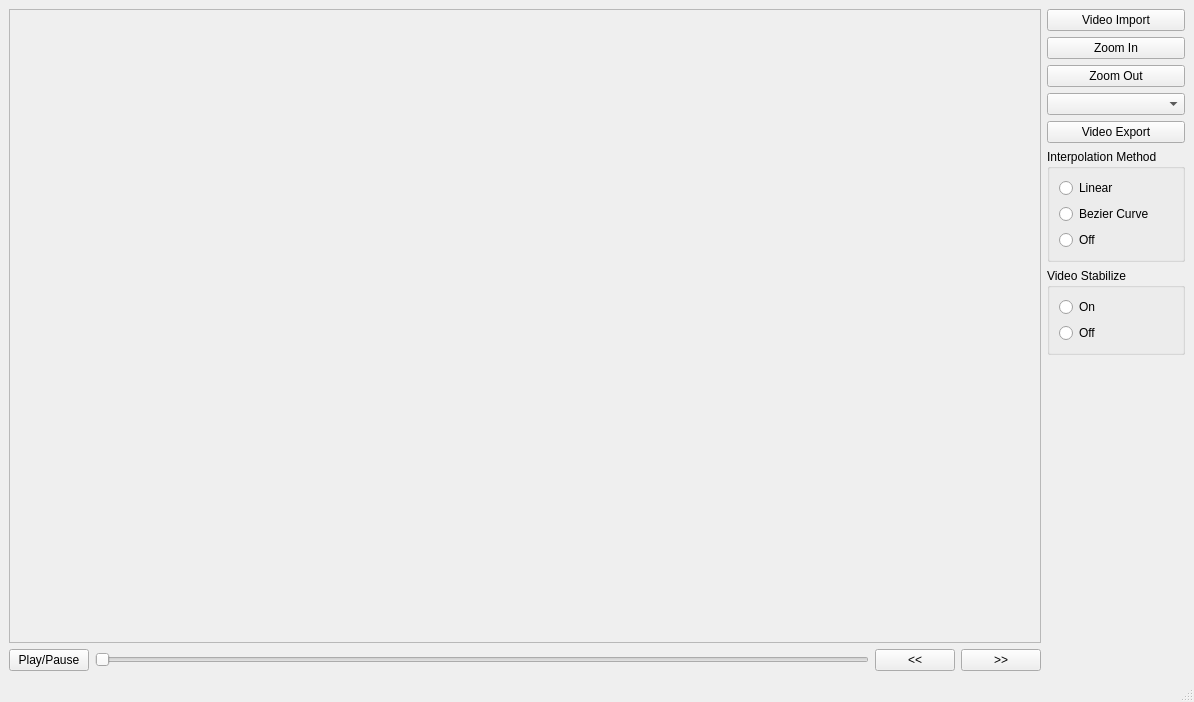
<?xml version="1.0" encoding="UTF-8"?>
<ui version="4.0">
 <class>MainWindow</class>
 <widget class="QMainWindow" name="MainWindow">
  <property name="geometry">
   <rect>
    <x>0</x>
    <y>0</y>
    <width>1194</width>
    <height>702</height>
   </rect>
  </property>
  <property name="windowTitle">
   <string>MainWindow</string>
  </property>
  <widget class="QWidget" name="centralwidget">
   <layout class="QGridLayout" name="gridLayout_2">
    <item row="0" column="0">
     <layout class="QGridLayout" name="gridLayout">
      <item row="0" column="0">
       <widget class="QScrollArea" name="scrollArea">
        <property name="widgetResizable">
         <bool>true</bool>
        </property>
        <widget class="QWidget" name="scrollAreaWidgetContents">
         <property name="geometry">
          <rect>
           <x>0</x>
           <y>0</y>
           <width>975</width>
           <height>588</height>
          </rect>
         </property>
         <layout class="QVBoxLayout" name="verticalLayout_3">
          <item>
           <layout class="QVBoxLayout" name="verticalLayout_2">
            <item>
             <widget class="QLabel" name="label">
              <property name="text">
               <string/>
              </property>
              <property name="pixmap">
               <pixmap>run.PNG</pixmap>
              </property>
             </widget>
            </item>
           </layout>
          </item>
         </layout>
        </widget>
       </widget>
      </item>
      <item row="0" column="1" rowspan="2">
       <layout class="QVBoxLayout" name="verticalLayout_7">
        <item>
         <widget class="QPushButton" name="pushButton">
          <property name="text">
           <string>Video Import</string>
          </property>
         </widget>
        </item>
        <item>
         <widget class="QPushButton" name="pushButton_2">
          <property name="text">
           <string>Zoom In</string>
          </property>
         </widget>
        </item>
        <item>
         <widget class="QPushButton" name="pushButton_4">
          <property name="text">
           <string>Zoom Out</string>
          </property>
         </widget>
        </item>
        <item>
         <widget class="QComboBox" name="comboBox">
          <item>
           <property name="text">
            <string/>
           </property>
          </item>
          <item>
           <property name="text">
            <string>red</string>
           </property>
          </item>
          <item>
           <property name="text">
            <string>green</string>
           </property>
          </item>
          <item>
           <property name="text">
            <string>black</string>
           </property>
          </item>
          <item>
           <property name="text">
            <string>blue</string>
           </property>
          </item>
         </widget>
        </item>
        <item>
         <widget class="QPushButton" name="pushButton_7">
          <property name="text">
           <string>Video Export</string>
          </property>
         </widget>
        </item>
        <item>
         <widget class="QGroupBox" name="groupBox">
          <property name="title">
           <string>Interpolation Method</string>
          </property>
          <layout class="QVBoxLayout" name="verticalLayout_4">
           <item>
            <layout class="QVBoxLayout" name="verticalLayout">
             <item>
              <widget class="QRadioButton" name="radioButton_2">
               <property name="text">
                <string>Linear</string>
               </property>
              </widget>
             </item>
             <item>
              <widget class="QRadioButton" name="radioButton">
               <property name="text">
                <string>Bezier Curve</string>
               </property>
              </widget>
             </item>
             <item>
              <widget class="QRadioButton" name="radioButton_3">
               <property name="text">
                <string>Off</string>
               </property>
              </widget>
             </item>
            </layout>
           </item>
          </layout>
         </widget>
        </item>
        <item>
         <widget class="QGroupBox" name="groupBox_2">
          <property name="title">
           <string>Video Stabilize</string>
          </property>
          <layout class="QVBoxLayout" name="verticalLayout_5">
           <item>
            <layout class="QVBoxLayout" name="verticalLayout_6">
             <item>
              <widget class="QRadioButton" name="radioButton_4">
               <property name="text">
                <string>On</string>
               </property>
              </widget>
             </item>
             <item>
              <widget class="QRadioButton" name="radioButton_6">
               <property name="text">
                <string>Off</string>
               </property>
              </widget>
             </item>
            </layout>
           </item>
          </layout>
         </widget>
        </item>
        <item>
         <spacer name="verticalSpacer">
          <property name="orientation">
           <enum>Qt::Vertical</enum>
          </property>
          <property name="sizeHint" stdset="0">
           <size>
            <width>20</width>
            <height>40</height>
           </size>
          </property>
         </spacer>
        </item>
       </layout>
      </item>
      <item row="1" column="0">
       <layout class="QHBoxLayout" name="horizontalLayout">
        <item>
         <widget class="QPushButton" name="pushButton_3">
          <property name="text">
           <string>Play/Pause</string>
          </property>
         </widget>
        </item>
        <item>
         <widget class="QSlider" name="horizontalSlider">
          <property name="styleSheet">
           <string notr="true"/>
          </property>
          <property name="orientation">
           <enum>Qt::Horizontal</enum>
          </property>
         </widget>
        </item>
        <item>
         <widget class="QPushButton" name="pushButton_5">
          <property name="text">
           <string>&lt;&lt;</string>
          </property>
         </widget>
        </item>
        <item>
         <widget class="QPushButton" name="pushButton_6">
          <property name="text">
           <string>&gt;&gt;</string>
          </property>
         </widget>
        </item>
       </layout>
      </item>
     </layout>
    </item>
   </layout>
  </widget>
  <widget class="QMenuBar" name="menubar">
   <property name="geometry">
    <rect>
     <x>0</x>
     <y>0</y>
     <width>1194</width>
     <height>26</height>
    </rect>
   </property>
  </widget>
  <widget class="QStatusBar" name="statusbar"/>
 </widget>
 <resources/>
 <connections/>
</ui>
